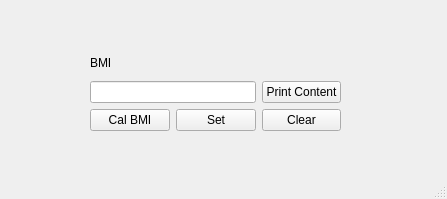
<?xml version="1.0" encoding="UTF-8"?>
<ui version="4.0">
 <class>MainWindow</class>
 <widget class="QMainWindow" name="MainWindow">
  <property name="geometry">
   <rect>
    <x>0</x>
    <y>0</y>
    <width>447</width>
    <height>199</height>
   </rect>
  </property>
  <property name="windowTitle">
   <string>MainWindow</string>
  </property>
  <widget class="QWidget" name="centralwidget">
   <widget class="QWidget" name="gridLayoutWidget">
    <property name="geometry">
     <rect>
      <x>90</x>
      <y>50</y>
      <width>251</width>
      <height>81</height>
     </rect>
    </property>
    <layout class="QGridLayout" name="gridLayout">
     <item row="1" column="2">
      <widget class="QPushButton" name="printBTN">
       <property name="text">
        <string>Print Content</string>
       </property>
      </widget>
     </item>
     <item row="2" column="2">
      <widget class="QPushButton" name="pushButton_3">
       <property name="text">
        <string>Clear</string>
       </property>
      </widget>
     </item>
     <item row="1" column="0" colspan="2">
      <widget class="QLineEdit" name="textinput"/>
     </item>
     <item row="2" column="0">
      <widget class="QPushButton" name="BMI">
       <property name="text">
        <string>Cal BMI</string>
       </property>
      </widget>
     </item>
     <item row="2" column="1">
      <widget class="QPushButton" name="pushButton_2">
       <property name="text">
        <string>Set</string>
       </property>
      </widget>
     </item>
     <item row="0" column="0" colspan="2">
      <widget class="QLabel" name="label">
       <property name="text">
        <string>BMI</string>
       </property>
      </widget>
     </item>
    </layout>
   </widget>
  </widget>
  <widget class="QStatusBar" name="statusbar"/>
 </widget>
 <resources/>
 <connections/>
</ui>
